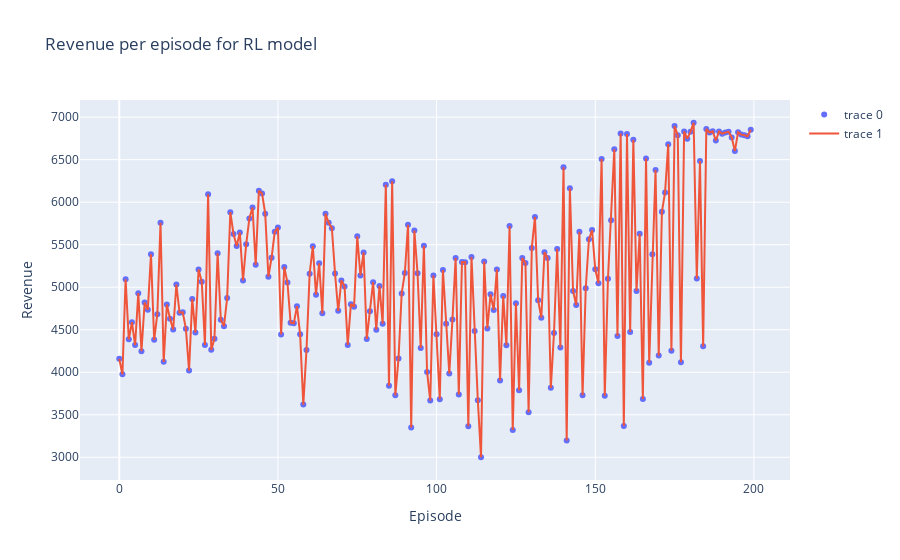

Write notebook code for a chart like this one.
### Code cell
fig = go.Figure()
fig.add_trace(go.Scatter(x= [i for i in range(len(revenues.keys()))], y= [i for i in revenues.values()], mode= "markers"))
# add title and axis labels
fig.update_layout(title_text="Revenue per episode for RL model", xaxis_title="Episode", yaxis_title="Revenue")
# add a regression line for the revenue values for each episode.
fig.add_trace(go.Scatter(x= [i for i in range(len(revenues.keys()))], y= [i for i in revenues.values()], mode= "lines"))
fig.show()

### Figure 1 — Plotly figure (JSON) as saved in the notebook; plotly's stock layout.template omitted (floating-point values rounded to 4 significant figures; data arrays with more than 128 entries replaced by an {"elided": "..."} marker saying what was removed)
{"data": [{"mode": "markers", "type": "scatter", "x": {"elided": "200 int values"}, "y": {"elided": "200 float values"}}, {"mode": "lines", "type": "scatter", "x": {"elided": "200 int values"}, "y": {"elided": "200 float values"}}], "layout": {"title": {"text": "Revenue per episode for RL model"}, "xaxis": {"title": {"text": "Episode"}}, "yaxis": {"title": {"text": "Revenue"}}}}
